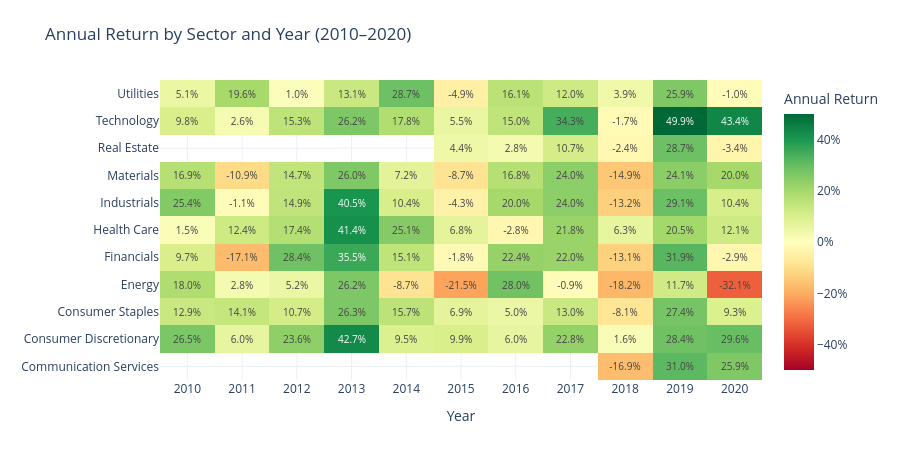

Notebook code cell kept with this figure:
### Markdown cell above
### Year-by-Year Returns

Annual compounded return per sector. Red = negative year, green = positive year. Quickly reveals which sectors led or lagged each calendar year.

### Code cell
plot_annual_returns_heatmap(returns).show()

### Figure 1 — Plotly figure (JSON) as saved in the notebook; plotly's stock layout.template omitted (floating-point values rounded to 4 significant figures)
{"data": [{"colorbar": {"tickformat": ".0%", "title": {"text": "Annual Return"}}, "colorscale": [[0, "rgb(165,0,38)"], [0.1, "rgb(215,48,39)"], [0.2, "rgb(244,109,67)"], [0.3, "rgb(253,174,97)"], [0.4, "rgb(254,224,139)"], [0.5, "rgb(255,255,191)"], [0.6, "rgb(217,239,139)"], [0.7, "rgb(166,217,106)"], [0.8, "rgb(102,189,99)"], [0.9, "rgb(26,152,80)"], [1, "rgb(0,104,55)"]], "text": [["", "", "", "", "", "", "", "", "-16.9%", "31.0%", "25.9%"], ["26.5%", "6.0%", "23.6%", "42.7%", "9.5%", "9.9%", "6.0%", "22.8%", "1.6%", "28.4%", "29.6%"], ["12.9%", "14.1%", "10.7%", "26.3%", "15.7%", "6.9%", "5.0%", "13.0%", "-8.1%", "27.4%", "9.3%"], ["18.0%", "2.8%", "5.2%", "26.2%", "-8.7%", "-21.5%", "28.0%", "-0.9%", "-18.2%", "11.7%", "-32.1%"], ["9.7%", "-17.1%", "28.4%", "35.5%", "15.1%", "-1.8%", "22.4%", "22.0%", "-13.1%", "31.9%", "-2.9%"], ["1.5%", "12.4%", "17.4%", "41.4%", "25.1%", "6.8%", "-2.8%", "21.8%", "6.3%", "20.5%", "12.1%"], ["25.4%", "-1.1%", "14.9%", "40.5%", "10.4%", "-4.3%", "20.0%", "24.0%", "-13.2%", "29.1%", "10.4%"], ["16.9%", "-10.9%", "14.7%", "26.0%", "7.2%", "-8.7%", "16.8%", "24.0%", "-14.9%", "24.1%", "20.0%"], ["", "", "", "", "", "4.4%", "2.8%", "10.7%", "-2.4%", "28.7%", "-3.4%"], ["9.8%", "2.6%", "15.3%", "26.2%", "17.8%", "5.5%", "15.0%", "34.3%", "-1.7%", "49.9%", "43.4%"], ["5.1%", "19.6%", "1.0%", "13.1%", "28.7%", "-4.9%", "16.1%", "12.0%", "3.9%", "25.9%", "-1.0%"]], "textfont": {"size": 10}, "texttemplate": "%{text}", "type": "heatmap", "x": ["2010", "2011", "2012", "2013", "2014", "2015", "2016", "2017", "2018", "2019", "2020"], "y": ["Communication Services", "Consumer Discretionary", "Consumer Staples", "Energy", "Financials", "Health Care", "Industrials", "Materials", "Real Estate", "Technology", "Utilities"], "z": [[NaN, NaN, NaN, NaN, NaN, NaN, NaN, NaN, -0.1688, 0.3105, 0.2589], [0.2649, 0.05994, 0.236, 0.4273, 0.09462, 0.09903, 0.05969, 0.2282, 0.01582, 0.2839, 0.2956], [0.1293, 0.1409, 0.1073, 0.2631, 0.1572, 0.06873, 0.04981, 0.1298, -0.08071, 0.2743, 0.09344], [0.1805, 0.02839, 0.05213, 0.2625, -0.08678, -0.215, 0.2803, -0.008875, -0.1822, 0.1174, -0.321], [0.09695, -0.1714, 0.2842, 0.3553, 0.1505, -0.0177, 0.2242, 0.22, -0.1305, 0.3187, -0.02936], [0.01535, 0.124, 0.1737, 0.4141, 0.2514, 0.06831, -0.02762, 0.2177, 0.0628, 0.2045, 0.1212], [0.2543, -0.011, 0.1492, 0.4055, 0.1037, -0.04323, 0.2001, 0.2398, -0.1325, 0.2908, 0.1039], [0.169, -0.1092, 0.1469, 0.2599, 0.07183, -0.08693, 0.168, 0.2401, -0.1488, 0.2413, 0.1999], [NaN, NaN, NaN, NaN, NaN, 0.04365, 0.02755, 0.107, -0.02388, 0.2868, -0.03363], [0.09767, 0.02614, 0.153, 0.2624, 0.1784, 0.05469, 0.1501, 0.3426, -0.01677, 0.4986, 0.4341], [0.05105, 0.1964, 0.01037, 0.1307, 0.2875, -0.04929, 0.1608, 0.1205, 0.03935, 0.2593, -0.009643]], "zmid": 0}], "layout": {"height": 460, "margin": {"l": 160, "t": 80}, "title": {"text": "Annual Return by Sector and Year (2010–2020)"}, "xaxis": {"title": {"text": "Year"}}}}
